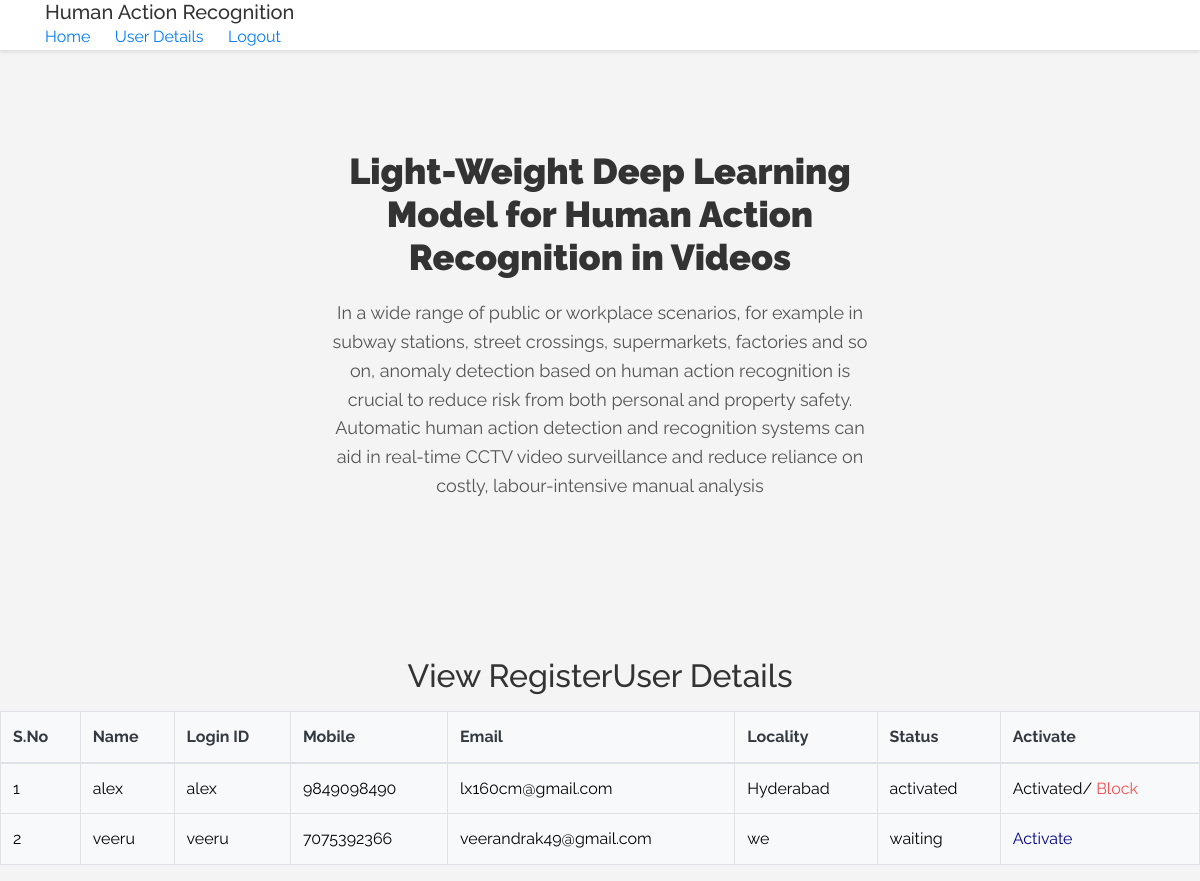
/BlockUsers/?uid=4, run on the app's committed database.
### users/models.py (models this page shows, shortened)
class UserRegistrationModel(models.Model):
    name = models.CharField(max_length=100)
    loginid = models.CharField(unique=True, max_length=100)
    password = models.CharField(max_length=100)
    mobile = models.CharField(unique=True, max_length=100)
    email = models.CharField(unique=True, max_length=100)
    locality = models.CharField(max_length=100)
    address = models.CharField(max_length=1000)
    city = models.CharField(max_length=100)
    state = models.CharField(max_length=100)
    status = models.CharField(max_length=100)
    class Meta:
        db_table = 'UserRegistrations'

### admins/views.py (the view)
# urls.py: path('BlockUsers/', admins.BlockUsers, name='BlockUsers'),
def BlockUsers(request):
    if request.method == 'GET':
        id = request.GET.get('uid')
        status = 'waiting'
        print("PID = ", id, status)
        UserRegistrationModel.objects.filter(id=id).update(status=status)
        data = UserRegistrationModel.objects.all()
        return render(request, 'admins/viewregisterusers.html', {'data': data})

### assets/templates/admins/viewregisterusers.html
{% extends 'admins/adminbase.html'%}
{%block contents%}
 <section id="intro">
    <div class="intro-text">
      <p><h2 align="center">View RegisterUser Details</h2></p>
      <table class="table table-bordered bg-light text-dark">
    <thead>
      <tr>
        <th>S.No</th>
        <th>Name</th>
        <th>Login ID</th>
        <th>Mobile</th>
        <th>Email</th>
        <th>Locality</th>
        <th>Status</th>
        <th>Activate</th>
      </tr>
    </thead>
    <tbody>
    {% for i in data %}
                                            <tr style="color: Black">
                                                <td>{{forloop.counter}}</td>
                                                <td>{{i.name}}</td>
                                                <td>{{i.loginid}}</td>
                                                <td>{{i.mobile}}</td>
                                                <td>{{i.email}}</td>
                                                <td>{{i.locality}}</td>
                                                <td>{{i.status}}</td>
                                                {% if i.status == 'waiting' %}
                                                <td><a class="btn-link" href="/ActivaUsers/?uid={{ i.id }}"
                                                       style="color:DARKBLUE">Activate</a></td>
                                                {% else %}
                                                <td> Activated/ <a class="btn-link" href="/BlockUsers/?uid={{ i.id }}"
                                                  style="color:rgba(247, 13, 13, 0.712)">Block</a></td>
                                                {% endif %}
                                            </tr>
                                            {% endfor %}
    </tbody>
  </table>
    </div>
  </section>
{%endblock%}

### assets/templates/admins/adminbase.html (style rules this page uses)
body { font-family: 'Raleway', sans-serif; background-color: #f4f4f4; color: #333; line-height: 1.6; }

### data on the page
UserRegistrationModel: name "alex", loginid "alex", mobile "9849098490", email "lx160cm@gmail.com", locality "Hyderabad", status "activated"
UserRegistrationModel: name "veeru", loginid "veeru", mobile "7075392366", email "veerandrak49@gmail.com", locality "we", status "waiting"
